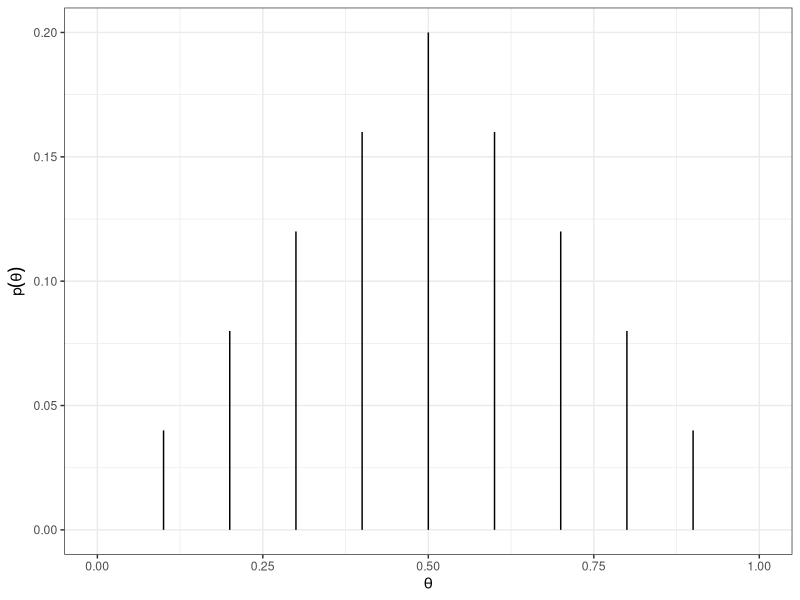
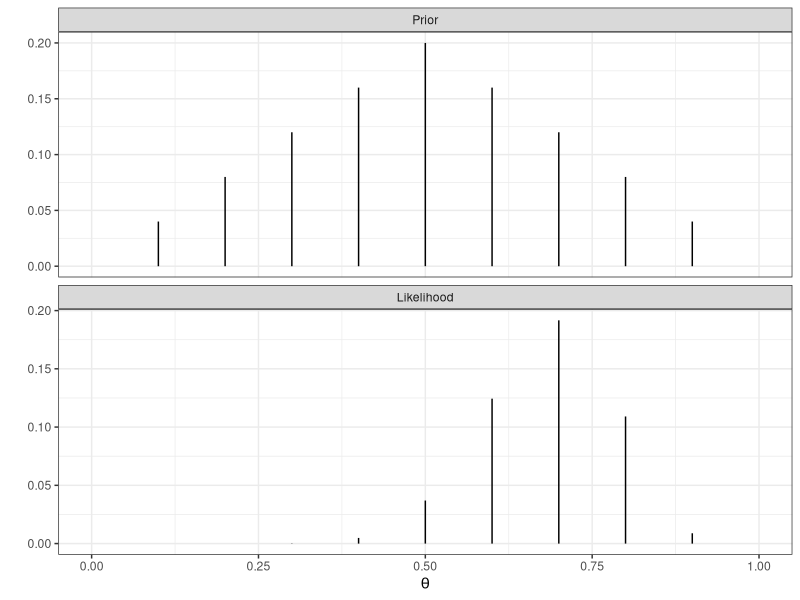
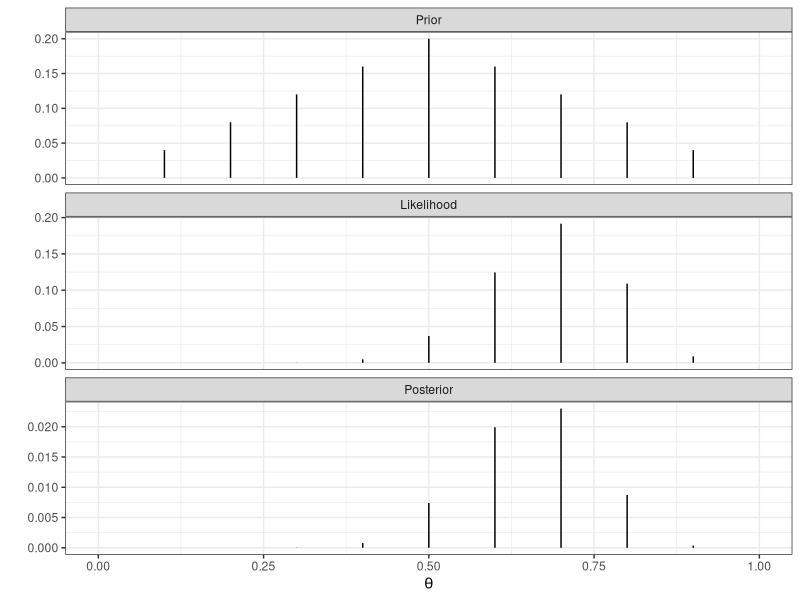
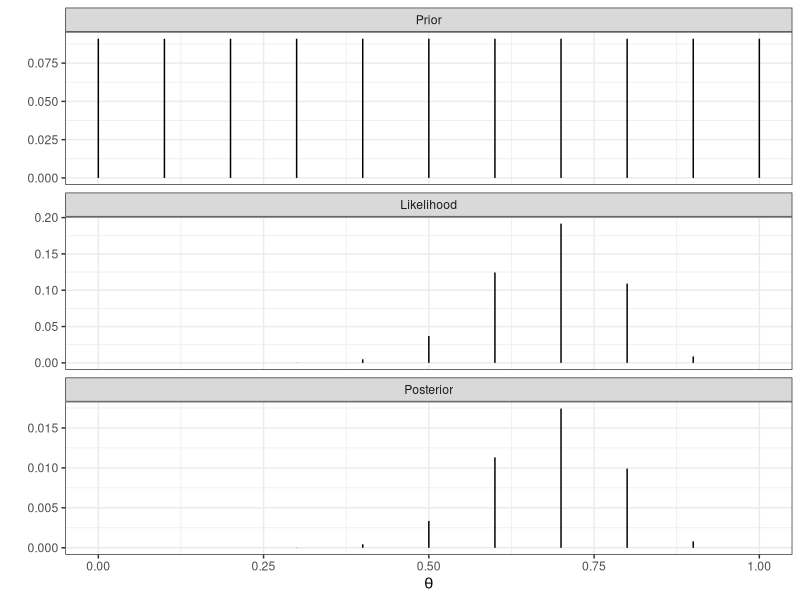

Here is the R script that generated these plots, in order:
## ---- chunk 1
knitr::opts_chunk$set(echo = FALSE)
library(tidyverse)
## ---- chunk 2
n_grid = 11
theta <- seq(0,1,length = n_grid) # grid of theta values
Prior <- pmin(theta, 1-theta) # triangular shape
Prior = Prior/sum(Prior) # make sum to 1

ptheta_dat <- tibble::tibble(theta, Prior)

ggplot(ptheta_dat, aes(x = theta, y = Prior)) +
  geom_segment(aes(xend=theta,yend=0)) +
  xlab(expression(theta)) +
  ylab(expression(p(theta))) +
  theme_bw()

## ---- chunk 3
Likelihood <- dbinom(14,20,prob = theta)
ptheta_dat$Likelihood <- Likelihood


ptheta_dat2 <- ptheta_dat %>% pivot_longer(cols = Prior:Likelihood,
                                      names_to = "type",
                                      values_to = "value") %>%
  mutate(type = factor(type, levels =c("Prior","Likelihood")))

ggplot(ptheta_dat2, aes(x = theta, y = value)) +
  geom_segment(aes(xend=theta,yend=0)) +
  facet_wrap(~type, scales = "free_y", nrow = 2) +
  xlab(expression(theta)) +
  ylab("") +
  theme_bw()
## ---- chunk 4
Posterior <- Likelihood*Prior
ptheta_dat$Posterior <- Posterior


ptheta_dat2 <- ptheta_dat %>% pivot_longer(cols = Prior:Posterior,
                                      names_to = "type",
                                      values_to = "value") %>%
  mutate(type = factor(type, levels =c("Prior","Likelihood","Posterior")))

ggplot(ptheta_dat2, aes(x = theta, y = value)) +
  geom_segment(aes(xend=theta,yend=0)) +
  facet_wrap(~type, scales = "free_y", nrow = 3) +
  xlab(expression(theta)) +
  ylab("") +
  theme_bw()

## ---- chunk 5
n_grid = 11
theta <- seq(0,1,length = n_grid) # grid of theta values
Prior <- 1/n_grid
ptheta_dat <- tibble::tibble(theta, Prior)

Likelihood <- dbinom(14,20,prob = theta)
ptheta_dat$Likelihood <- Likelihood

Posterior <- Likelihood*Prior
ptheta_dat$Posterior <- Posterior


ptheta_dat2 <- ptheta_dat %>% pivot_longer(cols = Prior:Posterior,
                                      names_to = "type",
                                      values_to = "value") %>%
  mutate(type = factor(type, levels =c("Prior","Likelihood","Posterior")))

ggplot(ptheta_dat2, aes(x = theta, y = value)) +
  geom_segment(aes(xend=theta,yend=0)) +
  facet_wrap(~type, scales = "free_y", nrow = 3) +
  xlab(expression(theta)) +
  ylab("") +
  theme_bw()
## ---- chunk 6
n_grid = 11
theta <- seq(0,1,length = n_grid) 
p_y <- (1/n_grid)*(sum(dbinom(14, 20, prob = theta)))
